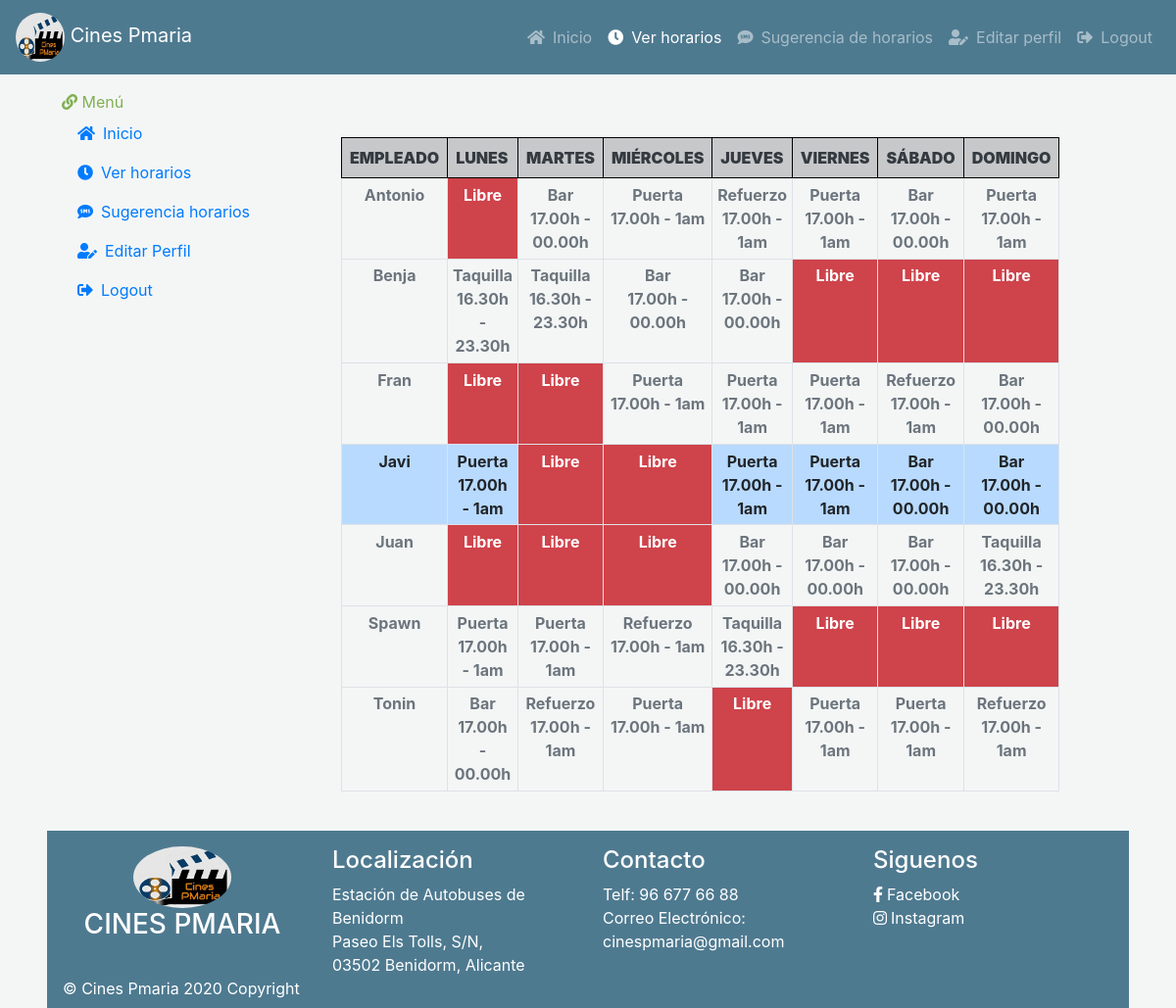
The page /vista/indexVerHor.php (signed in) on the database its author committed.
### tables this page shows
CREATE TABLE `usuarios` (
  `usuario` varchar(25) NOT NULL,
  `contrasena` varchar(25) NOT NULL,
  `email` varchar(30) NOT NULL,
  `ROL` varchar(20) NOT NULL DEFAULT 'ROL_USER',
  `activo` int(5) NOT NULL DEFAULT 1,
  `horario` int(5) NOT NULL DEFAULT -1
);

CREATE TABLE `horarios` (
  `horario` int(5) NOT NULL,
  `lunes` varchar(15) NOT NULL DEFAULT 'Libre',
  `martes` varchar(15) NOT NULL DEFAULT 'Libre',
  `miercoles` varchar(15) NOT NULL DEFAULT 'Libre',
  `jueves` varchar(15) NOT NULL DEFAULT 'Libre',
  `viernes` varchar(15) NOT NULL DEFAULT 'Libre',
  `sabado` varchar(15) NOT NULL DEFAULT 'Libre',
  `domingo` varchar(15) NOT NULL DEFAULT 'Libre'
);

### modelo/conexion.php (called while the page is built, shortened)
<?php
  class Conexion{
    private $conexion;
    public function __construct(){
      $this->servidor = "localhost";
      $this->usuario = "root";
      $this->clave = "";
      $this->base = "cinespmaria";
      $this->conexion = new mysqli($this->servidor, $this->usuario,
      $this->clave, $this->base);
    }
    public function ejecutarConsulta( $sql){
      $contenedor = $this->conexion->query($sql);
      return $contenedor->fetch_all();
    }
  }
 ?>

### modelo/userModelo.php (called while the page is built, shortened)
<?php
  class Users {
    public static function listaEmpleados(){
      $con = new Conexion();
      $cont = $con->ejecutarConsulta("SELECT * FROM usuarios WHERE ROL LIKE 'ROL_EMP'");
      return $cont;
    }
    public static function userRol($user){
      $con = new Conexion();
      $cont = $con->ejecutarConsulta("SELECT * from usuarios WHERE usuario = '$user'");
      return $cont;
    }
  }
 ?>

### modelo/horarioModelo.php (called while the page is built, shortened)
<?php
  require_once 'conexion.php';
  class Horario {
    public static function listaHorEmp($hor){
      $con = new Conexion();
      $cont = $con->ejecutarConsulta("SELECT * FROM horarios WHERE horario = " . $hor);
      return $cont;
    }
  }
 ?>

### vista/verHorario.php (the view, shortened to what this page needs)
<?php
  require_once '../modelo/horarioModelo.php';
  require_once '../modelo/conexion.php';
?>
    <body>
      <?php
        $empleadoActual = $_SESSION['usuario'];
      ?>
        <br/>
        <br/>
          <table class="table table-bordered table-hover table-sm">
            <thead>
              <tr class='text-dark table-dark'>
                <th style="border: 1px solid black;" class="p-2"><b>EMPLEADO</b></th>
                <th style="border: 1px solid black;" class="p-2"><b>LUNES</b></th>
                <th style="border: 1px solid black;" class="p-2"><b>MARTES</b></th>
                <th style="border: 1px solid black;" class="p-2"><b>MIÉRCOLES</b></th>
                <th style="border: 1px solid black;" class="p-2"><b>JUEVES</b></th>
                <th style="border: 1px solid black;" class="p-2"><b>VIERNES</b></th>
                <th style="border: 1px solid black;" class="p-2"><b>SÁBADO</b></th>
                <th style="border: 1px solid black;" class="p-2"><b>DOMINGO</b></th>
              </tr>
            </thead>
            <tbody>
          <?php
           foreach (Users::listaEmpleados() as $empleados) {
             if($empleados[4] == 1){
              if($empleados[0] == $empleadoActual){
               echo "<tr class='table-primary text-center'>";
             }else{
               echo "<tr class='text-muted table-muted text-center'>";
         }
             echo  "<td><b>" . $empleados[0] . "</b> </td>";
            $hor = $empleados[5];
             foreach (Horario::listaHorEmp($hor) as $horarioEmp){
            if($horarioEmp[1] == 'Libre'){
            echo "<td class='bg-roClaro'>";
              echo "<b class='text-white'>Libre</b>";
            }elseif($horarioEmp[1]=='Puerta' || $horarioEmp[1]=='Refuerzo'){
                echo "<td>";
              echo "<b>" . $horarioEmp[1] . "</b><br/><b>17.00h - 1am</b>";
            }elseif($horarioEmp[1]=='Bar'){
              echo "<td>";
              echo "<b>Bar</b><br/> <b>17.00h - 00.00h</b>";
            }else{
              echo "<td>";
              echo "<b>Taquilla</b><br/> <b>16.30h - 23.30h</b>";
            }
            echo "</td>";
            if($horarioEmp[2] == 'Libre'){
            echo "<td class='bg-roClaro'>";
              echo "<b class='text-white'>Libre</b>";
            }elseif($horarioEmp[2]=='Puerta' || $horarioEmp[2]=='Refuerzo'){
                echo "<td>";
              echo "<b>" . $horarioEmp[2] . "</b><br/><b>17.00h - 1am</b>";
            }elseif($horarioEmp[2]=='Bar'){
              echo "<td>";
              echo "<b>Bar</b><br/> <b>17.00h - 00.00h</b>";
            }else{
              echo "<td>";
              echo "<b>Taquilla</b><br/> <b>16.30h - 23.30h</b>";
            }
            echo "</td>";
          if($horarioEmp[3] == 'Libre'){
          echo "<td class='bg-roClaro'>";
            echo "<b class='text-white'>Libre</b>";
          }elseif($horarioEmp[3]=='Puerta' || $horarioEmp[3]=='Refuerzo'){
              echo "<td>";
            echo "<b>" . $horarioEmp[3] . "</b><br/><b>17.00h - 1am</b>";
          }elseif($horarioEmp[3]=='Bar'){
            echo "<td>";
            echo "<b>Bar</b><br/> <b>17.00h - 00.00h</b>";
          }else{
            echo "<td>";
            echo "<b>Taquilla</b><br/> <b>16.30h - 23.30h</b>";
          }
          echo "</td>";
          if($horarioEmp[4] == 'Libre'){
          echo "<td class='bg-roClaro'>";
            echo "<b class='text-white'>Libre</b>";
          }elseif($horarioEmp[4]=='Puerta' || $horarioEmp[4]=='Refuerzo'){
              echo "<td>";
            echo "<b>" . $horarioEmp[4] . "</b><br/><b>17.00h - 1am</b>";
          }elseif($horarioEmp[4]=='Bar'){
            echo "<td>";
            echo "<b>Bar</b><br/> <b>17.00h - 00.00h</b>";
          }else{
            echo "<td>";
            echo "<b>Taquilla</b><br/> <b>16.30h - 23.30h</b>";
          }
          echo "</td>";
          if($horarioEmp[5] == 'Libre'){
          echo "<td class='bg-roClaro'>";
            echo "<b class='text-white'>Libre</b>";
          }elseif($horarioEmp[5]=='Puerta' || $horarioEmp[5]=='Refuerzo'){
              echo "<td>";
            echo "<b>" . $horarioEmp[5] . "</b><br/><b>17.00h - 1am</b>";
          }elseif($horarioEmp[5]=='Bar'){
            echo "<td>";
            echo "<b>Bar</b><br/> <b>17.00h - 00.00h</b>";
          }else{
            echo "<td>";
            echo "<b>Taquilla</b><br/> <b>16.30h - 23.30h</b>";
          }
          echo "</td>";
          if($horarioEmp[6] == 'Libre'){
          echo "<td class='bg-roClaro'>";
            echo "<b class='text-white'>Libre</b>";
          }elseif($horarioEmp[6]=='Puerta' || $horarioEmp[6]=='Refuerzo'){
              echo "<td>";
            echo "<b>" . $horarioEmp[6] . "</b><br/><b>17.00h - 1am</b>";
          }elseif($horarioEmp[6]=='Bar'){
            echo "<td>";
            echo "<b>Bar</b><br/> <b>17.00h - 00.00h</b>";
          }else{
            echo "<td>";
            echo "<b>Taquilla</b><br/> <b>16.30h - 23.30h</b>";
          }
          echo "</td>";
        if($horarioEmp[7] == 'Libre'){
        echo "<td class='bg-roClaro'>";
          echo "<b class='text-white'>Libre</b>";
        }elseif($horarioEmp[7]=='Puerta' || $horarioEmp[7]=='Refuerzo'){
            echo "<td>";
          echo "<b>" . $horarioEmp[7] . "</b><br/><b>17.00h - 1am</b>";
        }elseif($horarioEmp[7]=='Bar'){
          echo "<td>";
          echo "<b>Bar</b><br/> <b>17.00h - 00.00h</b>";
        }else{
          echo "<td>";
          echo "<b>Taquilla</b><br/> <b>16.30h - 23.30h</b>";
        }
        echo "</td>";
         ?>
  <?php
  echo "</tr>";
}
}
        }
      ?>
    </tbody>
      </table>
        <br/>
    </body>

### css/style.css (style rules this page uses)
* { margin:0; padding: 0; }
body { background-color: #f4f6f6 ; }
.bg-roClaro { background-color: #cf434b !important; }

### rows shown on the page
usuarios: usuario "Antonio"
horarios: lunes "Libre", martes "Bar", miercoles "Puerta", jueves "Refuerzo", viernes "Puerta", sabado "Bar", domingo "Puerta"
usuarios: usuario "Benja"
horarios: lunes "Taquilla", martes "Taquilla", miercoles "Bar", jueves "Bar", viernes "Libre", sabado "Libre", domingo "Libre"
usuarios: usuario "Fran"
horarios: lunes "Libre", martes "Libre", miercoles "Puerta", jueves "Puerta", viernes "Puerta", sabado "Refuerzo", domingo "Bar"
usuarios: usuario "Javi"
horarios: lunes "Puerta", martes "Libre", miercoles "Libre", jueves "Puerta", viernes "Puerta", sabado "Bar", domingo "Bar"
usuarios: usuario "Juan"
horarios: lunes "Libre", martes "Libre", miercoles "Libre", jueves "Bar", viernes "Bar", sabado "Bar", domingo "Taquilla"
usuarios: usuario "Spawn"
horarios: lunes "Puerta", martes "Puerta", miercoles "Refuerzo", jueves "Taquilla", viernes "Libre", sabado "Libre", domingo "Libre"
usuarios: usuario "Tonin"
horarios: lunes "Bar", martes "Refuerzo", miercoles "Puerta", jueves "Libre", viernes "Puerta", sabado "Puerta", domingo "Refuerzo"
